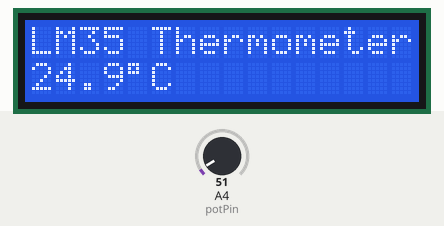
Recording of a sketch running on a simulated Arduino Uno, built with avr-gcc and run on an emulated ATmega328P. Parts: 16×2 character LCD. The inputs (shaded band) are chosen by the test bench; at power-on: A4 (potPin) = 51.

Above: at 2.2 s.
2.3 s: A4 (potPin) set to 61
At 4.4 s:
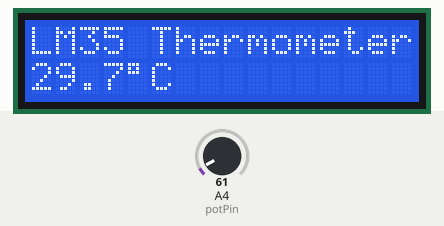
5.0 s: A4 (potPin) set to 71
At 6.1 s:
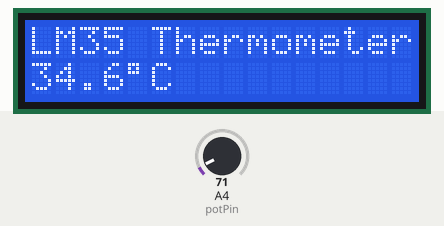
7.7 s: A4 (potPin) set to 86
At 9.6 s:
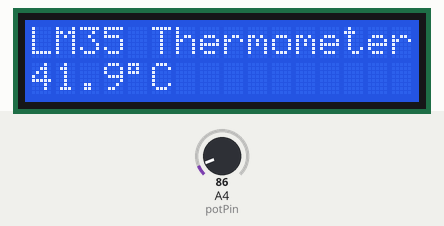
Timing chart, 0 to 11.1 s (numbered marks = the images above; inputs shaded):
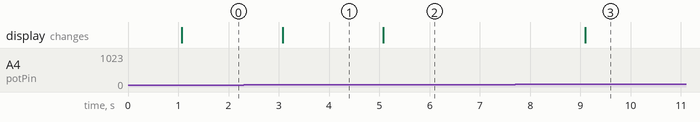

The sketch:

_009_LiquidCrystalThermometerLM35.ino
```cpp
#include <LiquidCrystal.h>   //call arduino's library LiquidCrystal

LiquidCrystal lcd(12, 11, 5, 4, 3, 2);//set LCD IO pins

int potPin = 4;                     //设置模拟口4为LM35的信号输入端口
float temperature = 0;                //设置temperature为浮点变量
long val=0;                       //设置val为长整数变量

void setup()
{
  lcd.begin(16, 2);  //initialize LCD
  lcd.print("LM35 Thermometer");  //使屏幕显示文字LM35 Thermometer
  delay(1000); //delay 1000ms
}

void loop ()
{
  val = analogRead(potPin);             //val变量为从LM35信号口读取到的数值
  temperature = (val*0.0048828125*1000);         //把读取到的val转换为温度数值的10倍
  lcd.clear(); // Clear LCD
  lcd.print("LM35 Thermometer"); //使屏幕显示文字LM35 Thermometer
  lcd.setCursor(0, 1) ; //设置光标位置为第二行第一个位置
  lcd.print((long)temperature / 10);   //显示温度整数位
  lcd.print(".");    //display point "."
  lcd.print( (long)temperature % 10); //显示温度小数点后一位
  lcd.print((char)223); //显示o符号
  lcd.print("C"); //display character "C"

  delay(2000);  //delay 2 seconds, this defines the fresh frequency.
}
```

Measured:
- after the input at 2.3 s, the display: changes after 0.78 s (image 1)
- after the input at 5.0 s, the display: changes after 0.08 s (image 2)
- after the input at 7.7 s, the display: changes after 1.4 s (image 3)
